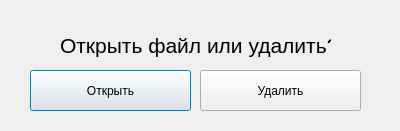
<?xml version="1.0" encoding="UTF-8"?>
<ui version="4.0">
 <class>OpenOrDelete</class>
 <widget class="QDialog" name="OpenOrDelete">
  <property name="geometry">
   <rect>
    <x>0</x>
    <y>0</y>
    <width>400</width>
    <height>131</height>
   </rect>
  </property>
  <property name="windowTitle">
   <string>Dialog</string>
  </property>
  <widget class="QPushButton" name="pushButton">
   <property name="geometry">
    <rect>
     <x>30</x>
     <y>70</y>
     <width>161</width>
     <height>41</height>
    </rect>
   </property>
   <property name="text">
    <string>Открыть</string>
   </property>
  </widget>
  <widget class="QPushButton" name="pushButton_2">
   <property name="geometry">
    <rect>
     <x>200</x>
     <y>70</y>
     <width>161</width>
     <height>41</height>
    </rect>
   </property>
   <property name="text">
    <string>Удалить</string>
   </property>
  </widget>
  <widget class="QLabel" name="label">
   <property name="geometry">
    <rect>
     <x>60</x>
     <y>30</y>
     <width>271</width>
     <height>31</height>
    </rect>
   </property>
   <property name="font">
    <font>
     <pointsize>16</pointsize>
    </font>
   </property>
   <property name="text">
    <string>Открыть файл или удалить?</string>
   </property>
  </widget>
 </widget>
 <resources/>
 <connections/>
</ui>
